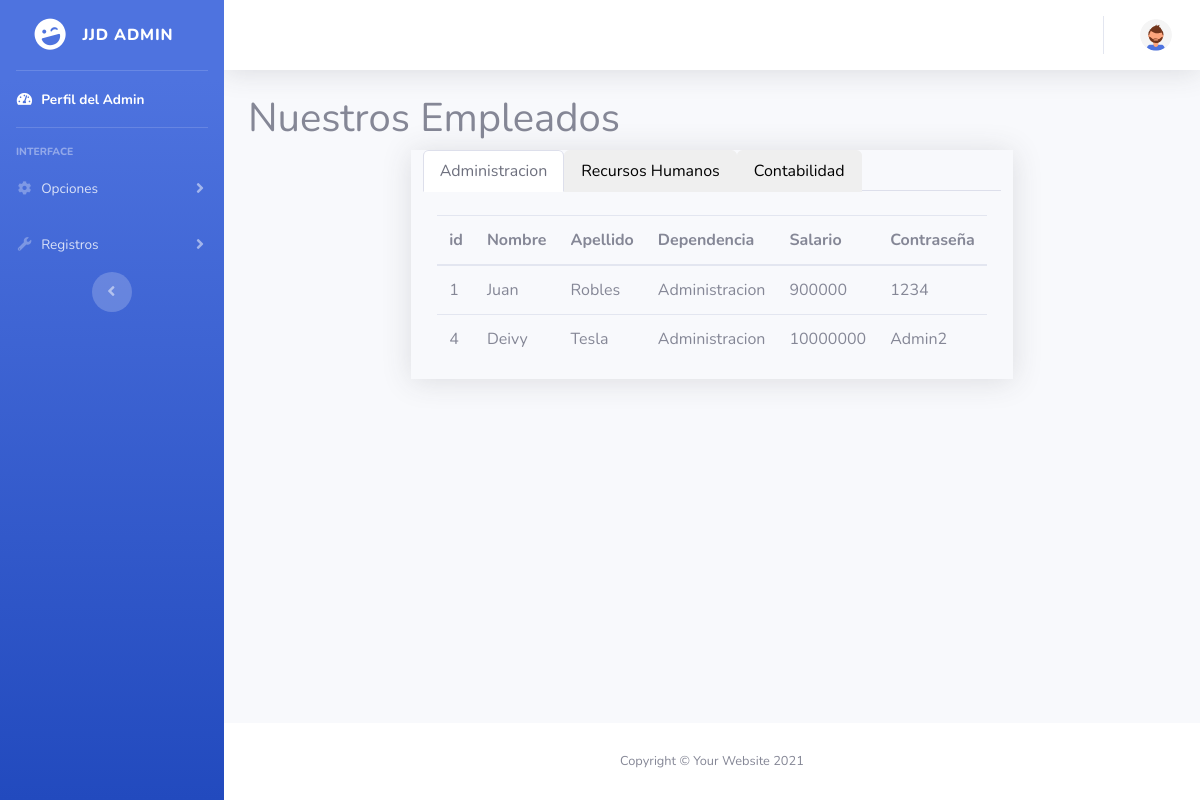
/Admin/Empleados.php (signed in), run on the app's committed database.
### tables this page shows
CREATE TABLE `administracion` (
  `id` int(11) NOT NULL AUTO_INCREMENT,
  `Nombre` varchar(35) NOT NULL,
  `Apellido` varchar(35) NOT NULL,
  `Dependencia` varchar(35) NOT NULL,
  `Salario` int(11) NOT NULL,
  `Contraseña` varchar(20) NOT NULL,
  PRIMARY KEY (`id`),
  KEY `Dependencia` (`Dependencia`),
  CONSTRAINT `administracion_ibfk_1` FOREIGN KEY (`Dependencia`) REFERENCES `dependencias` (`Dependecia`)
);

### Admin/Empleados.php (the view, shortened to what this page needs)
<?php require_once "vistas/parte_superior.php" ?>
  <div class="container">
    <h1>Nuestros Empleados</h1>
        <div class="container">
          <div class="row">
           <div class="caja col-md-8 shadow mx-auto">
             <ul class="nav nav-tabs" id="myTab" role="tablist">
               <li class="nav-item" role="presentation">
                 <button class="nav-link active" id="home-tab" data-bs-toggle="tab" data-bs-target="#home" type="button" role="tab" aria-controls="home" aria-selected="true">Administracion</button>
               </li>
               <li class="nav-item" role="presentation">
                 <button class="nav-link" id="profile-tab" data-bs-toggle="tab" data-bs-target="#profile" type="button" role="tab" aria-controls="profile" aria-selected="false">Recursos Humanos</button>
               </li>
               <li class="nav-item" role="presentation">
                 <button class="nav-link" id="cont-tab" data-bs-toggle="tab" data-bs-target="#cont" type="button" role="tab" aria-controls="cont" aria-selected="false">Contabilidad</button>
               </li>
             </ul>
             <br>
             <div class="tab-content" id="myTabContent" >
               <div class="tab-pane fade show active" id="home" role="tabpanel" aria-labelledby="home-tab">
                 <div class="row">
                   <div class="mx-auto">
                       <table class="table table-responsive-sm">
                       <thead>
                           <tr>
                           <th scope="col">id</th>
                           <th scope="col">Nombre</th>
                           <th scope="col">Apellido</th>
                           <th scope="col">Dependencia</th>
                           <th scope="col">Salario</th>
                           <th scope="col">Contraseña</th>
                           </tr>
                       </thead>
                       <tbody>
                       <?php
                       $conexion = mysqli_connect("localhost","root","","jjd-food");
                       $consulta = "SELECT * FROM `administracion`";
                       $resultado = mysqli_query($conexion, $consulta);
                       while ($Rows = mysqli_fetch_array($resultado)) {
                         echo "<tr>";
                         echo "<td>$Rows[0]</td>";
                         echo "<td>$Rows[1]</td>";
                         echo "<td>$Rows[2]</td>";
                         echo "<td>$Rows[3]</td>";
                         echo "<td>$Rows[4]</td>";
                         echo "<td>$Rows[5]</td>";
                         echo "</tr>";
                       }
                         ?>
                       </tbody>
                       </table>
                   </div>
                 </div>
               </div>
           </div>
         </div>
         </div>
       </div>
  </div>
<?php require_once "vistas/parte_inferior.php" ?>

### Admin/vistas/parte_superior.php (shortened to what this page needs)
<!DOCTYPE html>
<html lang="en">
<head>
    <link rel="stylesheet" href="https://cdn.jsdelivr.net/npm/bootstrap@4.3.1/dist/css/bootstrap.min.css">
    <link href="vendor/fontawesome-free/css/all.min.css" rel="stylesheet" type="text/css">
    <link href="css/sb-admin-2.min.css" rel="stylesheet">
</head>
<body id="page-top">
    <div id="wrapper">
        <ul class="navbar-nav bg-gradient-primary sidebar sidebar-dark accordion" id="accordionSidebar">
            <a class="sidebar-brand d-flex align-items-center justify-content-center" href="../Admin/Admin.php">
                <div class="sidebar-brand-icon rotate-n-15">
                    <i class="fas fa-laugh-wink"></i>
                </div>
                <div class="sidebar-brand-text mx-3">JJD Admin</div>
            </a>
            <hr class="sidebar-divider my-0">
            <li class="nav-item active">
                <a class="nav-link" href="../Admin/Admin.php">
                    <i class="fas fa-fw fa-tachometer-alt"></i>
                    <span>Perfil del Admin</span></a>
            </li>
            <hr class="sidebar-divider">
            <div class="sidebar-heading">
                Interface
            </div>
            <li class="nav-item">
                <a class="nav-link collapsed" href="#" data-toggle="collapse" data-target="#collapseTwo"
                    aria-expanded="true" aria-controls="collapseTwo">
                    <i class="fas fa-fw fa-cog"></i>
                    <span>Opciones</span>
                </a>
            </li>
            <li class="nav-item">
                <a class="nav-link collapsed" href="#" data-toggle="collapse" data-target="#collapseUtilities"
                    aria-expanded="true" aria-controls="collapseUtilities">
                    <i class="fas fa-fw fa-wrench"></i>
                    <span>Registros</span>
                </a>
            </li>
            <div class="text-center d-none d-md-inline">
                <button class="rounded-circle border-0" id="sidebarToggle"></button>
            </div>
        </ul>
        <div id="content-wrapper" class="d-flex flex-column">
            <div id="content">
                <nav class="navbar navbar-expand navbar-light bg-white topbar mb-4 static-top shadow">
                    <ul class="navbar-nav ml-auto">
                        <li class="nav-item dropdown no-arrow">
                            <a class="nav-link dropdown-toggle" href="#" id="userDropdown" role="button"
                                data-toggle="dropdown" aria-haspopup="true" aria-expanded="false">
                                <img class="img-profile rounded-circle"
                                    src="img/undraw_profile_2.svg">
                            </a>
                        </li>
                    </ul>
                </nav>

### Admin/vistas/parte_inferior.php (shortened to what this page needs)
            </div>
            <footer class="sticky-footer bg-white">
                <div class="container my-auto">
                    <div class="copyright text-center my-auto">
                        <span>Copyright &copy; Your Website 2021</span>
                    </div>
                </div>
            </footer>
        </div>
    </div>
</body>
</html>

### data on the page
administracion: id "1", Nombre "Juan", Apellido "Robles", Dependencia "Administracion", Salario "900000", Contraseña "1234"
administracion: id "4", Nombre "Deivy", Apellido "Tesla", Dependencia "Administracion", Salario "10000000", Contraseña "Admin2"
